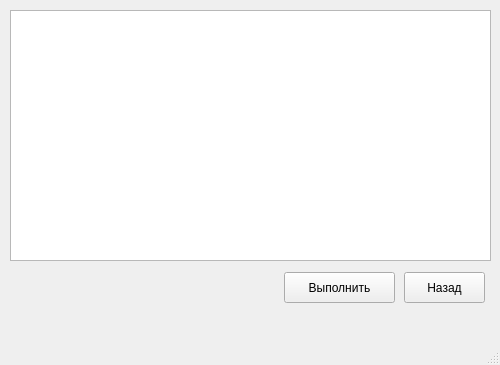
<?xml version="1.0" encoding="UTF-8"?>
<ui version="4.0">
 <class>MainWindow</class>
 <widget class="QMainWindow" name="MainWindow">
  <property name="geometry">
   <rect>
    <x>0</x>
    <y>0</y>
    <width>500</width>
    <height>365</height>
   </rect>
  </property>
  <property name="windowTitle">
   <string>MainWindow</string>
  </property>
  <widget class="QWidget" name="centralwidget">
   <widget class="QPushButton" name="backBut">
    <property name="geometry">
     <rect>
      <x>404</x>
      <y>272</y>
      <width>81</width>
      <height>31</height>
     </rect>
    </property>
    <property name="text">
     <string>Назад</string>
    </property>
   </widget>
   <widget class="QPushButton" name="resultBut">
    <property name="geometry">
     <rect>
      <x>284</x>
      <y>272</y>
      <width>111</width>
      <height>31</height>
     </rect>
    </property>
    <property name="text">
     <string>Выполнить</string>
    </property>
   </widget>
   <widget class="QLabel" name="labelResult">
    <property name="geometry">
     <rect>
      <x>40</x>
      <y>280</y>
      <width>161</width>
      <height>16</height>
     </rect>
    </property>
    <property name="text">
     <string/>
    </property>
    <property name="alignment">
     <set>Qt::AlignCenter</set>
    </property>
   </widget>
   <widget class="QTableWidget" name="tableWidget">
    <property name="geometry">
     <rect>
      <x>10</x>
      <y>10</y>
      <width>481</width>
      <height>251</height>
     </rect>
    </property>
   </widget>
  </widget>
  <widget class="QMenuBar" name="menubar">
   <property name="geometry">
    <rect>
     <x>0</x>
     <y>0</y>
     <width>500</width>
     <height>21</height>
    </rect>
   </property>
  </widget>
  <widget class="QStatusBar" name="statusbar"/>
 </widget>
 <resources/>
 <connections/>
</ui>
